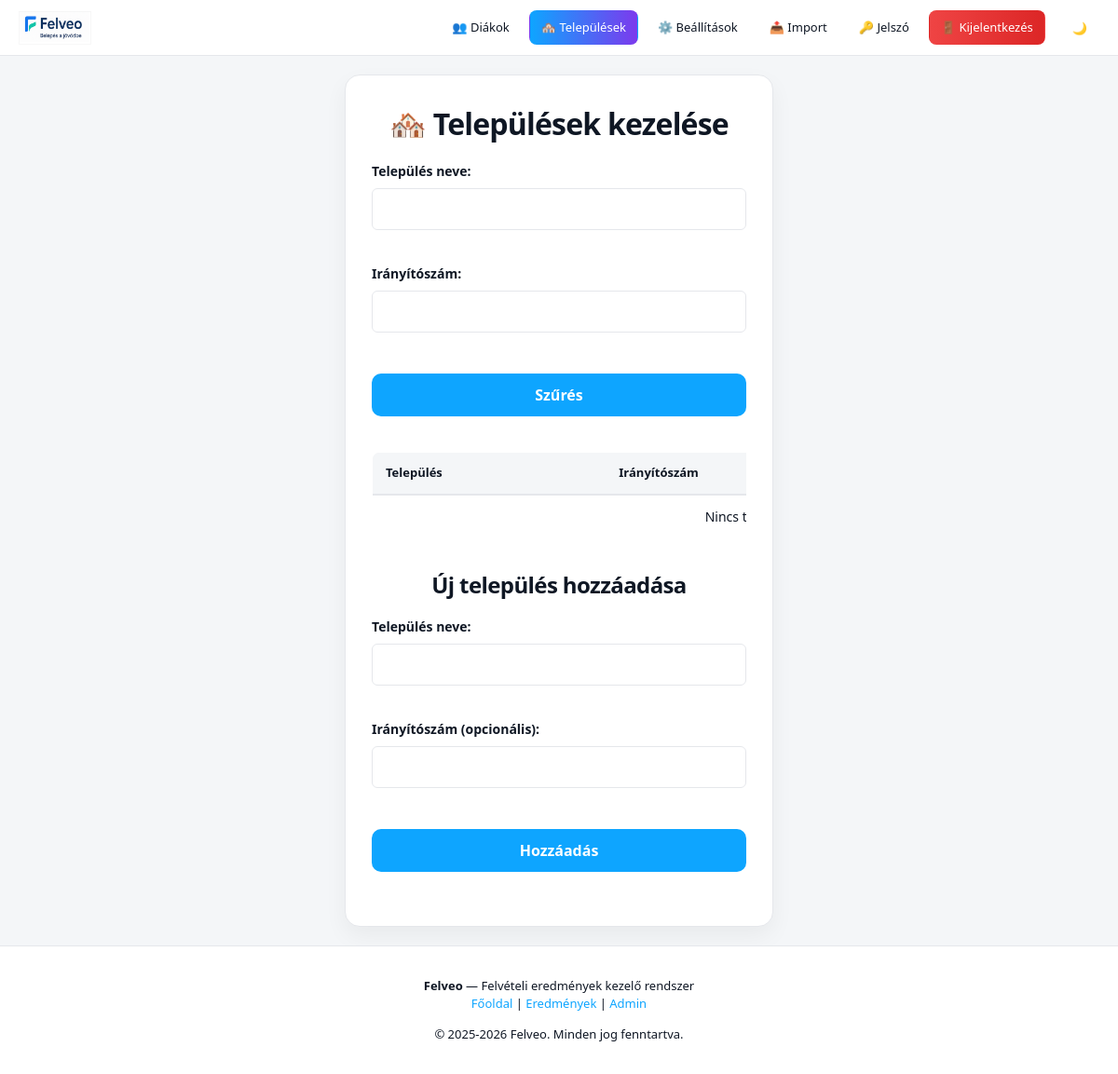
Before: /admin_telepulesek.php (signed in) with the older database file.
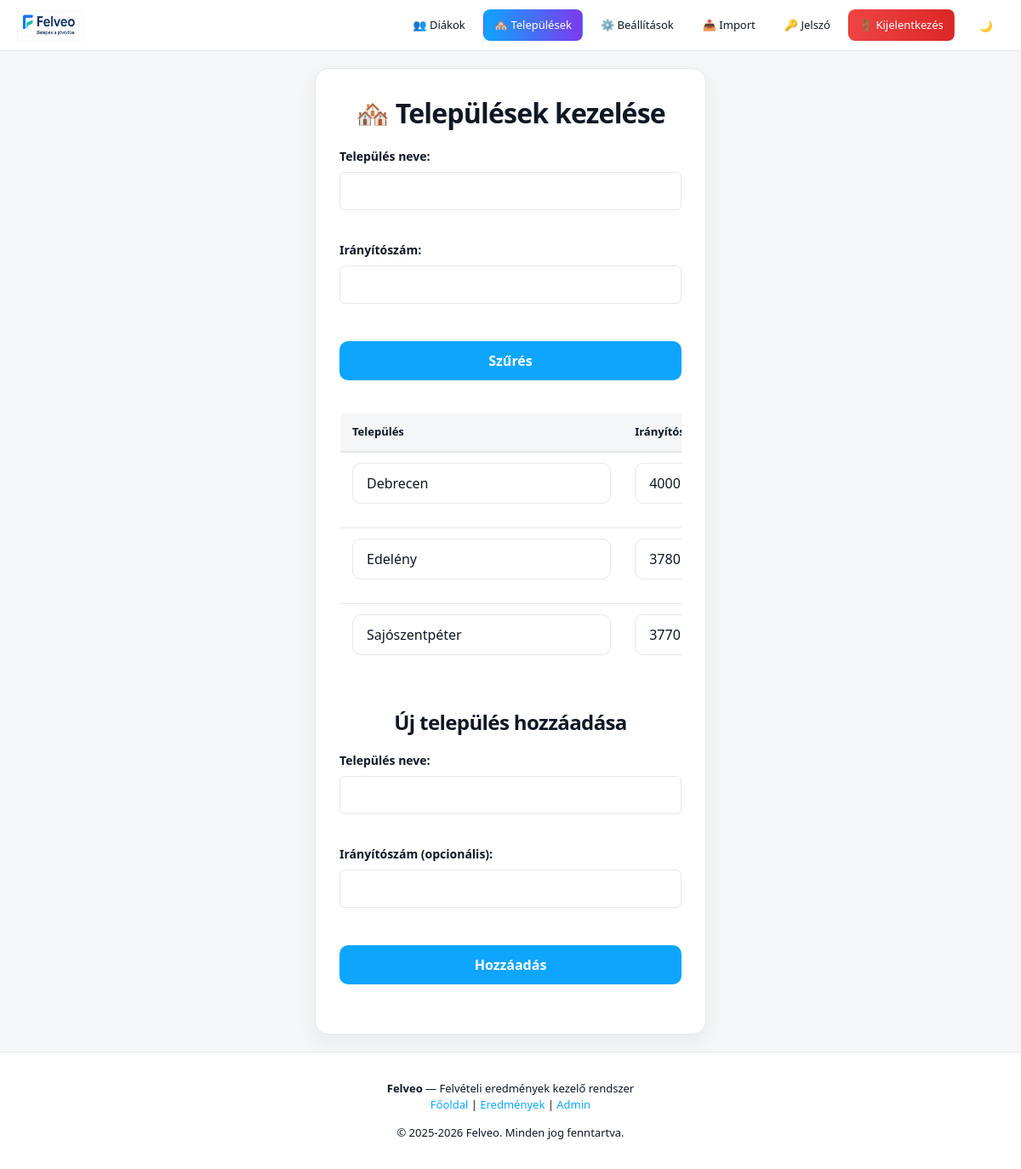
After: the same page with the newer database file.
### tables this page shows
CREATE TABLE `telepulesek` (
  `id` int(11) NOT NULL,
  `iranyitoszam` char(4) NOT NULL,
  `nev` varchar(100) NOT NULL
);

### admin_telepulesek.php (the view, shortened to what this page needs)
<?php
require 'config.php';
$filter_nev = trim($_GET['filter_nev'] ?? '');
$filter_iranyitoszam = trim($_GET['filter_iranyitoszam'] ?? '');
$params = [];
$whereClause = '';
$telepulesStmt = $pdo->prepare("SELECT id, nev, iranyitoszam FROM telepulesek $whereClause ORDER BY nev LIMIT 500");
$telepulesStmt->execute($params);
$telepulesek = $telepulesStmt->fetchAll(PDO::FETCH_ASSOC);
?>
<!DOCTYPE html>
<html lang="hu">
<head>
    <link rel="stylesheet" href="style.css">
</head>
<body>
    <?php require 'navbar.php'; ?>
    <main class="container">
        <div class="card">
            <h1>🏘️ Települések kezelése</h1>
            <form method="GET" class="form-section">
                <div class="form-group">
                    <label for="filter_nev">Település neve:</label>
                    <input id="filter_nev" type="text" name="filter_nev" class="text-input" value="<?php echo htmlspecialchars($filter_nev); ?>">
                </div>
                <div class="form-group">
                    <label for="filter_iranyitoszam">Irányítószám:</label>
                    <input id="filter_iranyitoszam" type="text" name="filter_iranyitoszam" class="text-input" value="<?php echo htmlspecialchars($filter_iranyitoszam); ?>">
                </div>
                <button type="submit" class="primary-btn">Szűrés</button>
            </form>
            <div style="margin-top: 24px; overflow-x:auto;">
                <table class="data-table">
                    <thead>
                        <tr>
                            <th>Település</th>
                            <th>Irányítószám</th>
                        </tr>
                    </thead>
                    <tbody>
                        <?php foreach ($telepulesek as $row): ?>
                            <?php $formId = 'rowForm' . (int)$row['id']; ?>
                            <tr>
                                <td>
                                    <input type="text" name="nev" form="<?php echo $formId; ?>" class="text-input" value="<?php echo htmlspecialchars($row['nev']); ?>" required>
                                </td>
                                <td>
                                    <input type="text" name="iranyitoszam" form="<?php echo $formId; ?>" class="text-input" value="<?php echo htmlspecialchars($row['iranyitoszam']); ?>">
                                </td>
                            </tr>
                        <?php endforeach; ?>
                        <?php if (empty($telepulesek)): ?>
                            <tr>
                                <td colspan="3" style="text-align:center;">Nincs találat.</td>
                            </tr>
                        <?php endif; ?>
                    </tbody>
                </table>
            </div>
            <div class="form-section" style="margin-top: 32px;">
                <h2>Új település hozzáadása</h2>
                <form method="POST">
                    <div class="form-group">
                        <label for="new_nev">Település neve:</label>
                        <input id="new_nev" type="text" name="nev" class="text-input" required>
                    </div>
                    <div class="form-group">
                        <label for="new_iranyitoszam">Irányítószám (opcionális):</label>
                        <input id="new_iranyitoszam" type="text" name="iranyitoszam" class="text-input">
                    </div>
                    <button type="submit" class="primary-btn">Hozzáadás</button>
                </form>
            </div>
        </div>
    </main>
    <?php require 'footer.php'; ?>
</body>
</html>

Changed rows visible on the page:
added telepulesek: nev "Debrecen", iranyitoszam "4000"
added telepulesek: nev "Edelény", iranyitoszam "3780"
added telepulesek: nev "Sajószentpéter", iranyitoszam "3770"
Other visible differences:
text no longer shown: "Nincs…"
